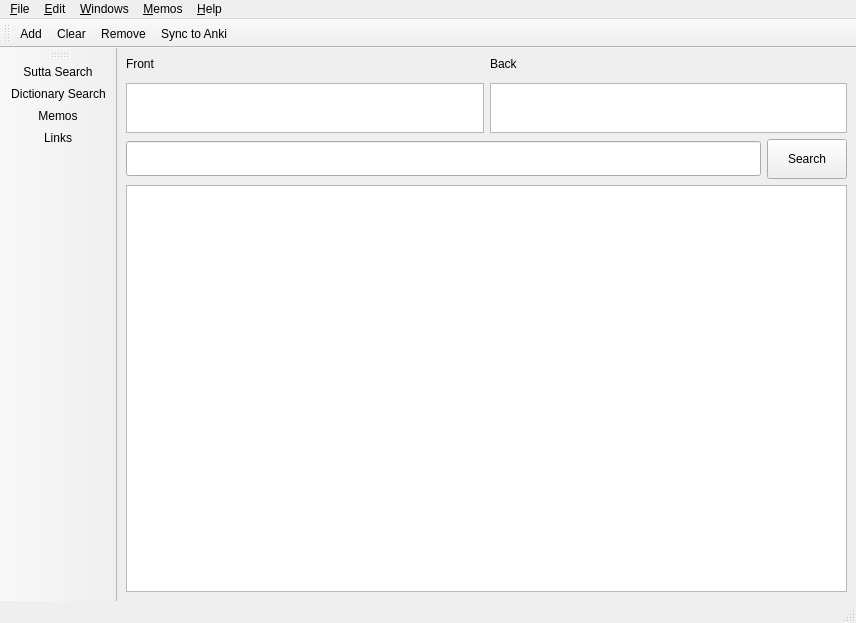
<?xml version="1.0" encoding="UTF-8"?>
<ui version="4.0">
 <class>MemosBrowserWindow</class>
 <widget class="QMainWindow" name="MemosBrowserWindow">
  <property name="geometry">
   <rect>
    <x>0</x>
    <y>0</y>
    <width>856</width>
    <height>623</height>
   </rect>
  </property>
  <property name="baseSize">
   <size>
    <width>800</width>
    <height>600</height>
   </size>
  </property>
  <property name="windowTitle">
   <string>Memos - Simsapa</string>
  </property>
  <widget class="QWidget" name="central_widget">
   <layout class="QHBoxLayout" name="horizontalLayout_2">
    <item>
     <layout class="QVBoxLayout" name="main_layout">
      <item>
       <layout class="QHBoxLayout" name="horizontalLayout">
        <item>
         <layout class="QVBoxLayout" name="verticalLayout_4">
          <item>
           <widget class="QLabel" name="label_4">
            <property name="sizePolicy">
             <sizepolicy hsizetype="Preferred" vsizetype="Fixed">
              <horstretch>0</horstretch>
              <verstretch>0</verstretch>
             </sizepolicy>
            </property>
            <property name="maximumSize">
             <size>
              <width>16777215</width>
              <height>20</height>
             </size>
            </property>
            <property name="text">
             <string>Front</string>
            </property>
            <property name="alignment">
             <set>Qt::AlignLeading|Qt::AlignLeft|Qt::AlignTop</set>
            </property>
           </widget>
          </item>
          <item>
           <widget class="QPlainTextEdit" name="front_input">
            <property name="minimumSize">
             <size>
              <width>0</width>
              <height>50</height>
             </size>
            </property>
            <property name="maximumSize">
             <size>
              <width>16777215</width>
              <height>50</height>
             </size>
            </property>
           </widget>
          </item>
         </layout>
        </item>
        <item>
         <layout class="QVBoxLayout" name="verticalLayout_3">
          <item>
           <widget class="QLabel" name="label_3">
            <property name="sizePolicy">
             <sizepolicy hsizetype="Preferred" vsizetype="Fixed">
              <horstretch>0</horstretch>
              <verstretch>0</verstretch>
             </sizepolicy>
            </property>
            <property name="maximumSize">
             <size>
              <width>16777215</width>
              <height>20</height>
             </size>
            </property>
            <property name="text">
             <string>Back</string>
            </property>
            <property name="alignment">
             <set>Qt::AlignLeading|Qt::AlignLeft|Qt::AlignTop</set>
            </property>
           </widget>
          </item>
          <item>
           <widget class="QPlainTextEdit" name="back_input">
            <property name="minimumSize">
             <size>
              <width>0</width>
              <height>50</height>
             </size>
            </property>
            <property name="maximumSize">
             <size>
              <width>16777215</width>
              <height>50</height>
             </size>
            </property>
           </widget>
          </item>
         </layout>
        </item>
       </layout>
      </item>
      <item>
       <layout class="QHBoxLayout" name="searchbar_layout">
        <property name="sizeConstraint">
         <enum>QLayout::SetMinimumSize</enum>
        </property>
        <item>
         <widget class="QLineEdit" name="search_input">
          <property name="minimumSize">
           <size>
            <width>0</width>
            <height>35</height>
           </size>
          </property>
          <property name="clearButtonEnabled">
           <bool>true</bool>
          </property>
         </widget>
        </item>
        <item>
         <widget class="QPushButton" name="search_button">
          <property name="minimumSize">
           <size>
            <width>0</width>
            <height>40</height>
           </size>
          </property>
          <property name="text">
           <string>Search</string>
          </property>
         </widget>
        </item>
       </layout>
      </item>
      <item>
       <layout class="QVBoxLayout" name="verticalLayout_2">
        <item>
         <widget class="QListView" name="memos_list">
          <property name="minimumSize">
           <size>
            <width>0</width>
            <height>400</height>
           </size>
          </property>
         </widget>
        </item>
       </layout>
      </item>
     </layout>
    </item>
   </layout>
  </widget>
  <widget class="QMenuBar" name="menubar">
   <property name="geometry">
    <rect>
     <x>0</x>
     <y>0</y>
     <width>856</width>
     <height>25</height>
    </rect>
   </property>
   <widget class="QMenu" name="menu_File">
    <property name="title">
     <string>&amp;File</string>
    </property>
    <addaction name="action_Open"/>
    <addaction name="action_Close_Window"/>
    <addaction name="action_Re_index_database"/>
    <addaction name="action_Re_download_database"/>
    <addaction name="separator"/>
    <addaction name="action_Quit"/>
   </widget>
   <widget class="QMenu" name="menu_Edit">
    <property name="title">
     <string>&amp;Edit</string>
    </property>
    <addaction name="action_Copy"/>
    <addaction name="action_Paste"/>
   </widget>
   <widget class="QMenu" name="menu_Windows">
    <property name="title">
     <string>&amp;Windows</string>
    </property>
    <addaction name="action_Sutta_Search"/>
    <addaction name="action_Dictionary_Search"/>
    <addaction name="action_Dictionaries_Manager"/>
    <addaction name="action_Document_Reader"/>
    <addaction name="action_Library"/>
    <addaction name="action_Memos"/>
    <addaction name="action_Links"/>
    <addaction name="action_First_Window_on_Startup"/>
    <addaction name="action_Show_Toolbar"/>
   </widget>
   <widget class="QMenu" name="menu_Help">
    <property name="title">
     <string>&amp;Help</string>
    </property>
    <addaction name="action_Notify_About_Updates"/>
    <addaction name="action_Website"/>
    <addaction name="action_About"/>
   </widget>
   <widget class="QMenu" name="menu_Memos">
    <property name="title">
     <string>&amp;Memos</string>
    </property>
    <addaction name="action_Sync_to_Anki"/>
   </widget>
   <addaction name="menu_File"/>
   <addaction name="menu_Edit"/>
   <addaction name="menu_Windows"/>
   <addaction name="menu_Memos"/>
   <addaction name="menu_Help"/>
  </widget>
  <widget class="QStatusBar" name="statusbar"/>
  <widget class="QToolBar" name="toolBar_2">
   <property name="windowTitle">
    <string>toolBar_2</string>
   </property>
   <attribute name="toolBarArea">
    <enum>TopToolBarArea</enum>
   </attribute>
   <attribute name="toolBarBreak">
    <bool>false</bool>
   </attribute>
   <addaction name="action_Add"/>
   <addaction name="action_Clear"/>
   <addaction name="action_Remove"/>
   <addaction name="action_Sync_to_Anki"/>
  </widget>
  <widget class="QToolBar" name="toolBar">
   <property name="windowTitle">
    <string>toolBar</string>
   </property>
   <attribute name="toolBarArea">
    <enum>LeftToolBarArea</enum>
   </attribute>
   <attribute name="toolBarBreak">
    <bool>false</bool>
   </attribute>
   <addaction name="action_Sutta_Search"/>
   <addaction name="action_Dictionary_Search"/>
   <addaction name="action_Memos"/>
   <addaction name="action_Links"/>
  </widget>
  <action name="action_Copy">
   <property name="text">
    <string>&amp;Copy</string>
   </property>
   <property name="shortcut">
    <string>Ctrl+C</string>
   </property>
  </action>
  <action name="action_Paste">
   <property name="text">
    <string>&amp;Paste</string>
   </property>
   <property name="shortcut">
    <string>Ctrl+V</string>
   </property>
  </action>
  <action name="action_Quit">
   <property name="icon">
    <iconset resource="../icons.qrc">
     <normaloff>:/close</normaloff>:/close</iconset>
   </property>
   <property name="text">
    <string>&amp;Quit</string>
   </property>
   <property name="shortcut">
    <string>Ctrl+Q</string>
   </property>
  </action>
  <action name="action_Sutta_Search">
   <property name="icon">
    <iconset resource="../icons.qrc">
     <normaloff>:/book</normaloff>:/book</iconset>
   </property>
   <property name="text">
    <string>&amp;Sutta Search</string>
   </property>
   <property name="shortcut">
    <string>F5</string>
   </property>
  </action>
  <action name="action_Dictionary_Search">
   <property name="icon">
    <iconset resource="../icons.qrc">
     <normaloff>:/dictionary</normaloff>:/dictionary</iconset>
   </property>
   <property name="text">
    <string>&amp;Dictionary Search</string>
   </property>
   <property name="shortcut">
    <string>F6</string>
   </property>
  </action>
  <action name="action_About">
   <property name="text">
    <string>&amp;About</string>
   </property>
  </action>
  <action name="action_Website">
   <property name="text">
    <string>&amp;Website</string>
   </property>
  </action>
  <action name="action_Close_Window">
   <property name="text">
    <string>&amp;Close Window</string>
   </property>
  </action>
  <action name="action_Open">
   <property name="text">
    <string>&amp;Open...</string>
   </property>
   <property name="shortcut">
    <string>Ctrl+O</string>
   </property>
  </action>
  <action name="action_Document_Reader">
   <property name="text">
    <string>D&amp;ocument Reader</string>
   </property>
   <property name="toolTip">
    <string>Document Reader</string>
   </property>
   <property name="shortcut">
    <string>F7</string>
   </property>
  </action>
  <action name="action_Add">
   <property name="text">
    <string>&amp;Add...</string>
   </property>
   <property name="shortcut">
    <string>Ctrl+Return</string>
   </property>
  </action>
  <action name="action_Remove">
   <property name="text">
    <string>&amp;Remove</string>
   </property>
   <property name="shortcut">
    <string>Del</string>
   </property>
  </action>
  <action name="action_Open_Selected">
   <property name="text">
    <string>&amp;Open Selected</string>
   </property>
  </action>
  <action name="action_Library">
   <property name="text">
    <string>&amp;Library</string>
   </property>
   <property name="shortcut">
    <string>F8</string>
   </property>
  </action>
  <action name="action_Sync_to_Anki">
   <property name="text">
    <string>&amp;Sync to Anki</string>
   </property>
  </action>
  <action name="action_Memos">
   <property name="icon">
    <iconset resource="../icons.qrc">
     <normaloff>:/pen-fancy</normaloff>:/pen-fancy</iconset>
   </property>
   <property name="text">
    <string>&amp;Memos</string>
   </property>
   <property name="toolTip">
    <string>Notes</string>
   </property>
   <property name="shortcut">
    <string>F9</string>
   </property>
  </action>
  <action name="action_Dictionaries_Manager">
   <property name="text">
    <string>Dictionaries &amp;Manager</string>
   </property>
   <property name="shortcut">
    <string>F10</string>
   </property>
  </action>
  <action name="action_Clear">
   <property name="text">
    <string>&amp;Clear</string>
   </property>
  </action>
  <action name="action_Links">
   <property name="icon">
    <iconset resource="../icons.qrc">
     <normaloff>:/diagram</normaloff>:/diagram</iconset>
   </property>
   <property name="text">
    <string>&amp;Links</string>
   </property>
   <property name="shortcut">
    <string>F11</string>
   </property>
  </action>
  <action name="action_Re_index_database">
   <property name="text">
    <string>Re-index database...</string>
   </property>
  </action>
  <action name="action_Re_download_database">
   <property name="text">
    <string>Re-download database...</string>
   </property>
  </action>
  <action name="action_Notify_About_Updates">
   <property name="checkable">
    <bool>true</bool>
   </property>
   <property name="checked">
    <bool>true</bool>
   </property>
   <property name="text">
    <string>Notify About Updates</string>
   </property>
  </action>
  <action name="action_Show_Toolbar">
   <property name="checkable">
    <bool>true</bool>
   </property>
   <property name="text">
    <string>Show Toolbar</string>
   </property>
  </action>
  <action name="action_First_Window_on_Startup">
   <property name="text">
    <string>First Window on Startup...</string>
   </property>
  </action>
 </widget>
 <resources>
  <include location="../icons.qrc"/>
 </resources>
 <connections/>
 <slots>
  <slot>_handle_query()</slot>
 </slots>
</ui>
